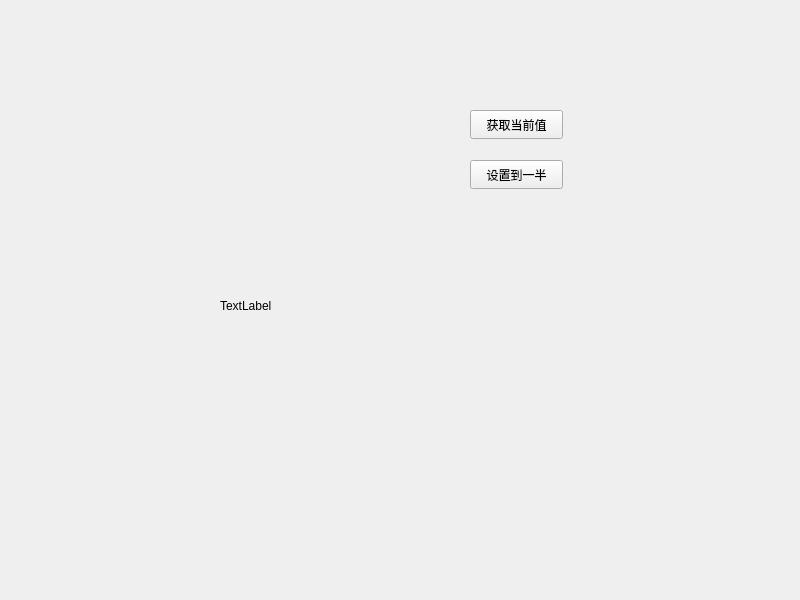
<?xml version="1.0" encoding="UTF-8"?>
<ui version="4.0">
 <class>MainWindow</class>
 <widget class="QMainWindow" name="MainWindow">
  <property name="geometry">
   <rect>
    <x>0</x>
    <y>0</y>
    <width>800</width>
    <height>600</height>
   </rect>
  </property>
  <property name="windowTitle">
   <string>MainWindow</string>
  </property>
  <widget class="QWidget" name="centralwidget">
   <widget class="SmallWidget" name="widget" native="true">
    <property name="geometry">
     <rect>
      <x>170</x>
      <y>139</y>
      <width>201</width>
      <height>41</height>
     </rect>
    </property>
   </widget>
   <widget class="SmallWidget" name="widget_2" native="true">
    <property name="geometry">
     <rect>
      <x>110</x>
      <y>20</y>
      <width>381</width>
      <height>61</height>
     </rect>
    </property>
   </widget>
   <widget class="QPushButton" name="getval">
    <property name="geometry">
     <rect>
      <x>470</x>
      <y>110</y>
      <width>93</width>
      <height>29</height>
     </rect>
    </property>
    <property name="text">
     <string>获取当前值</string>
    </property>
   </widget>
   <widget class="QPushButton" name="sethalf">
    <property name="geometry">
     <rect>
      <x>470</x>
      <y>160</y>
      <width>93</width>
      <height>29</height>
     </rect>
    </property>
    <property name="text">
     <string>设置到一半</string>
    </property>
   </widget>
   <widget class="myLabel" name="label">
    <property name="geometry">
     <rect>
      <x>220</x>
      <y>290</y>
      <width>241</width>
      <height>31</height>
     </rect>
    </property>
    <property name="text">
     <string>TextLabel</string>
    </property>
   </widget>
  </widget>
  <widget class="QMenuBar" name="menubar">
   <property name="geometry">
    <rect>
     <x>0</x>
     <y>0</y>
     <width>800</width>
     <height>26</height>
    </rect>
   </property>
  </widget>
 </widget>
 <customwidgets>
  <customwidget>
   <class>SmallWidget</class>
   <extends>QWidget</extends>
   <header>smallwidget.h</header>
   <container>1</container>
  </customwidget>
  <customwidget>
   <class>myLabel</class>
   <extends>QLabel</extends>
   <header location="global">mylabel.h</header>
  </customwidget>
 </customwidgets>
 <resources/>
 <connections/>
</ui>
